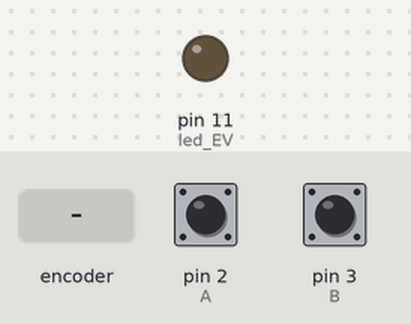
The sketch below on a simulated Arduino Uno, built with avr-gcc and run on an emulated ATmega328P. Parts: output pins drawn as LEDs (lit = HIGH). Dashed ring = blinking. The inputs (shaded band) are chosen by the test bench; at power-on: pin 2 (A) HIGH, pin 3 (B) HIGH.

Above: at 1.2 s.
1.3 s: rotary encoder on pin 2 (A) / pin 3 (B) turned 3 steps (first pin leading)
At 1.53 s:
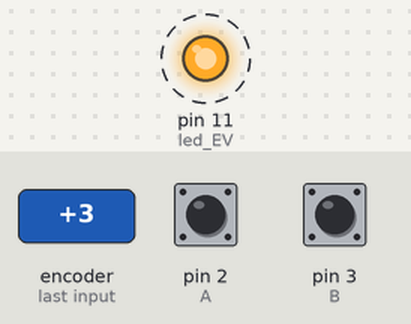
Timing chart, 0 to 4.3 s (numbered marks = the images above; inputs shaded):
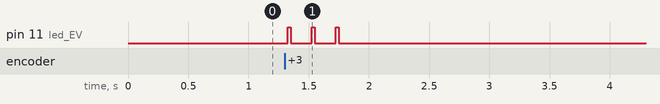

The sketch:

FiltroBarro.ino
```cpp
const int A = 2;// botão High (vermelho)
const int B = 3;//botão Low (Branco)
const int led_EV = 11;// led para ELETROVÁLVULA (vermelho)

boolean botaoA = false;
boolean botaoB = false;

void setup() {
 pinMode(A, INPUT);// input significa entrada
  pinMode(B, INPUT);
  pinMode(led_EV, OUTPUT);// output significa saida
}
void loop() {
botaoA = digitalRead(A);
botaoB = digitalRead(B);

  if ((botaoA == false)&&(botaoB == false))
   digitalWrite(led_EV, HIGH);
  else
   digitalWrite(led_EV, LOW);
}
```

Measured:
- after the input at 1.3 s, pin 11 (led_EV): alternates HIGH for 0.03 s and LOW for 0.17 s, 6 changes in all, then stays LOW, starting at once
